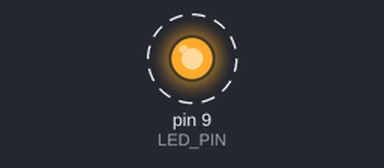
The sketch below on a simulated Arduino Uno, built with avr-gcc and run on an emulated ATmega328P. Shown: output pins drawn as LEDs (lit = HIGH). Dashed ring = blinking. What the sketch prints to the serial monitor is not drawn.

Above: at 0.2 s.
Timing chart, 0 to 3.0 s (numbered marks = the images above):
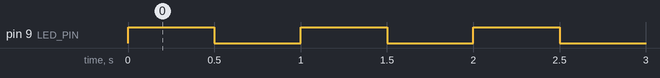

Measured:
- by itself, pin 9 (LED_PIN): alternates HIGH for 0.50 s and LOW for 0.50 s

The sketch:

arduino.ino
```cpp
#define LED_PIN 9

void setup() {
  Serial.begin(9600);
  pinMode(LED_PIN, OUTPUT);
  Serial.println("5mm LED Ready");
}

void loop() {
  digitalWrite(LED_PIN, HIGH);
  delay(500);
  digitalWrite(LED_PIN, LOW);
  delay(500);
}
```
